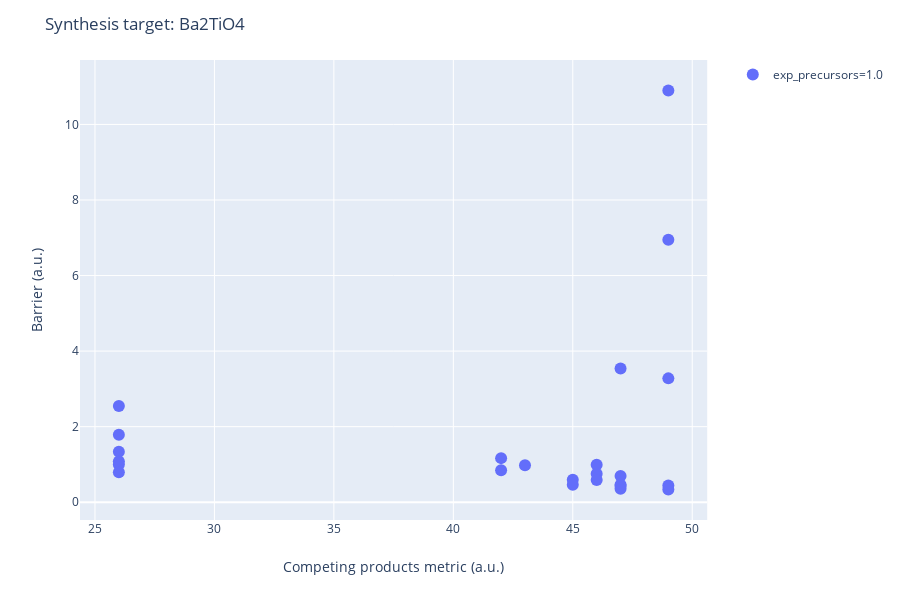

The notebook cell saved with this chart:
### Code cell
router2.recommend_routes(temperature=1400, allow_gas_release=True, show_known_precursors_only=True,
                        max_component_precursors=2, confine_competing_to_icsd=False,display_peroxides=False)

### Figure 1 — Plotly figure (JSON) as saved in the notebook; plotly's stock layout.template omitted (floating-point values rounded to 4 significant figures)
{"data": [{"customdata": [["2.0 BaO(mp-1342) + 1.0 TiO2(mp-554278)"], ["2.0 BaO(mp-1342) + 1.0 TiO2(mp-390)"], ["1.0 TiO(mp-1071163) + 2.0 BaO(mp-1342) + 0.5 O2(mp-1091399)"], ["1.0 TiO(mp-1071163) + 2.0 Ba(mp-122) + 1.5 O2(mp-1091399)"], ["-2.0 CO2(mp-20066) + 1.0 TiO(mp-1071163) + 2.0 BaCO3(mp-5504) + 0.5 O2(mp-1091399)"], ["-2.0 CO2(mp-20066) + 1.0 TiO(mp-1071163) + 0.5 O2(mp-1091399) + 2.0 BaCO3(mp-4559)"], ["-2.0 CO2(mp-20066) + 2.0 BaCO3(mp-5504) + 1.0 TiO2(mp-554278)"], ["-2.0 CO2(mp-20066) + 2.0 BaCO3(mp-5504) + 1.0 TiO2(mp-390)"], ["-2.0 CO2(mp-20066) + 1.0 TiO2(mp-554278) + 2.0 BaCO3(mp-4559)"], ["-2.0 CO2(mp-20066) + 1.0 TiO2(mp-390) + 2.0 BaCO3(mp-4559)"], ["2.0 BaO(mp-1342) + 0.5 Ti2O3(mp-458) + 0.25 O2(mp-1091399)"], ["2.0 BaO(mp-1342) + 1.0 Ti(mp-72) + 1.0 O2(mp-1091399)"], ["-1.0 CO2(mp-20066) + 2.0 BaO(mp-1342) + 2.0 O2(mp-1091399) + 1.0 TiC(mp-631)"], ["2.0 Ba(mp-122) + 0.5 Ti2O3(mp-458) + 1.25 O2(mp-1091399)"], ["2.0 Ba(mp-122) + 1.0 Ti(mp-72) + 2.0 O2(mp-1091399)"], ["-1.0 CO2(mp-20066) + 2.0 Ba(mp-122) + 3.0 O2(mp-1091399) + 1.0 TiC(mp-631)"], ["2.0 Ba(mp-122) + 1.0 O2(mp-1091399) + 1.0 TiO2(mp-554278)"], ["2.0 Ba(mp-122) + 1.0 O2(mp-1091399) + 1.0 TiO2(mp-390)"], ["-2.0 CO2(mp-20066) + 0.5 Ti2O3(mp-458) + 2.0 BaCO3(mp-5504) + 0.25 O2(mp-1091399)"], ["-2.0 CO2(mp-20066) + 0.5 Ti2O3(mp-458) + 0.25 O2(mp-1091399) + 2.0 BaCO3(mp-4559)"], ["-2.0 CO2(mp-20066) + 1.0 Ti(mp-72) + 2.0 BaCO3(mp-5504) + 1.0 O2(mp-1091399)"], ["-2.0 CO2(mp-20066) + 1.0 Ti(mp-72) + 1.0 O2(mp-1091399) + 2.0 BaCO3(mp-4559)"], ["-3.0 CO2(mp-20066) + 2.0 BaCO3(mp-5504) + 2.0 O2(mp-1091399) + 1.0 TiC(mp-631)"], ["-3.0 CO2(mp-20066) + 2.0 O2(mp-1091399) + 1.0 TiC(mp-631) + 2.0 BaCO3(mp-4559)"]], "hoverlabel": {"namelength": 0}, "hovertemplate": "exp_precursors=1.0<br>n_competing=%{x}<br>barrier=%{y}<br>summary=%{customdata[0]}", "legendgroup": "exp_precursors=1.0", "marker": {"color": "#636efa", "size": 12, "symbol": "circle"}, "mode": "markers", "name": "exp_precursors=1.0", "showlegend": true, "type": "scatter", "x": [26, 26, 46, 47, 46, 46, 26, 26, 26, 26, 42, 47, 49, 47, 49, 49, 45, 45, 42, 43, 47, 47, 49, 49], "xaxis": "x", "y": [2.549, 1.787, 0.9921, 0.691, 0.752, 0.5909, 1.336, 1.081, 0.9984, 0.7954, 0.849, 3.542, 3.278, 0.4262, 10.9, 6.951, 0.5937, 0.4601, 1.167, 0.9768, 0.4652, 0.353, 0.4438, 0.3364], "yaxis": "y"}], "layout": {"height": 600, "legend": {"tracegroupgap": 0}, "margin": {"t": 60}, "title": {"text": "Synthesis target: Ba2TiO4"}, "xaxis": {"anchor": "y", "domain": [0, 0.98], "title": {"text": "Competing products metric (a.u.)"}}, "yaxis": {"anchor": "x", "domain": [0, 1], "title": {"text": "Barrier (a.u.)"}}}}
